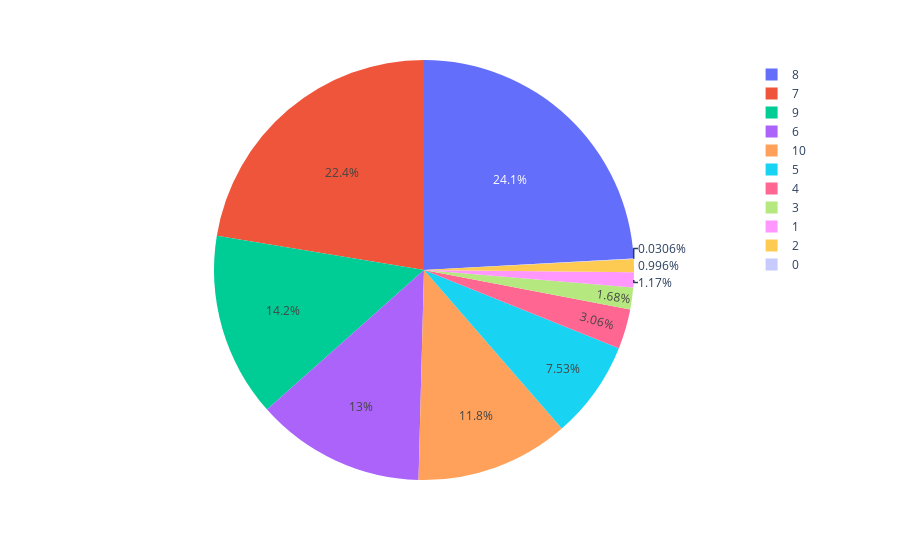

Notebook code for this chart:
### Code cell
rating = data["Rating"].value_counts()
numbers = rating.index
quantity = rating.values
import plotly.express as px
fig = px.pie(data, values=quantity, names=numbers)
fig.show()

### Figure 1 — Plotly figure (JSON) as saved in the notebook; plotly's stock layout.template omitted (floating-point values rounded to 4 significant figures)
{"data": [{"domain": {"x": [0, 1], "y": [0, 1]}, "hovertemplate": "label=%{label}<br>value=%{value}<extra></extra>", "labels": [8, 7, 9, 6, 10, 5, 4, 3, 1, 2, 0], "legendgroup": "", "name": "", "showlegend": true, "type": "pie", "values": [219311, 203476, 128749, 118323, 107284, 68458, 27779, 15258, 10663, 9053, 278]}], "layout": {"autosize": true, "legend": {"tracegroupgap": 0}, "margin": {"t": 60}}}
